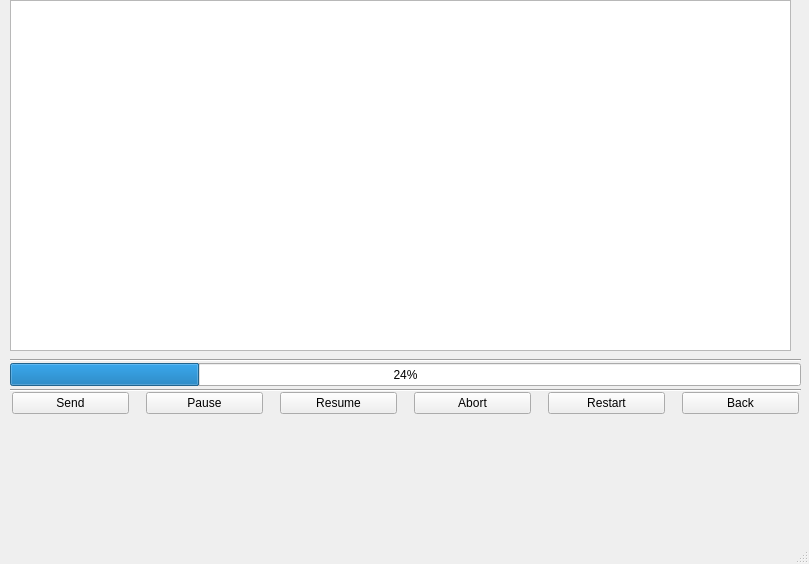
<?xml version="1.0" encoding="UTF-8"?>
<ui version="4.0">
 <class>DNCLoggerMainScreen</class>
 <widget class="QMainWindow" name="DNCLoggerMainScreen">
  <property name="geometry">
   <rect>
    <x>0</x>
    <y>0</y>
    <width>809</width>
    <height>564</height>
   </rect>
  </property>
  <property name="windowTitle">
   <string>Nectar DNC Logger</string>
  </property>
  <property name="windowIcon">
   <iconset>
    <normaloff>n-c-tools-120x120.png</normaloff>n-c-tools-120x120.png</iconset>
  </property>
  <property name="tabShape">
   <enum>QTabWidget::Rounded</enum>
  </property>
  <widget class="QWidget" name="centralwidget">
   <widget class="Line" name="line">
    <property name="geometry">
     <rect>
      <x>10</x>
      <y>350</y>
      <width>791</width>
      <height>20</height>
     </rect>
    </property>
    <property name="orientation">
     <enum>Qt::Horizontal</enum>
    </property>
   </widget>
   <widget class="QProgressBar" name="progress">
    <property name="geometry">
     <rect>
      <x>10</x>
      <y>363</y>
      <width>791</width>
      <height>23</height>
     </rect>
    </property>
    <property name="value">
     <number>24</number>
    </property>
   </widget>
   <widget class="Line" name="line_2">
    <property name="geometry">
     <rect>
      <x>10</x>
      <y>380</y>
      <width>791</width>
      <height>20</height>
     </rect>
    </property>
    <property name="orientation">
     <enum>Qt::Horizontal</enum>
    </property>
   </widget>
   <widget class="QWidget" name="horizontalLayoutWidget">
    <property name="geometry">
     <rect>
      <x>10</x>
      <y>390</y>
      <width>791</width>
      <height>101</height>
     </rect>
    </property>
    <layout class="QHBoxLayout" name="horizontalLayout" stretch="5,5,5,5,5,5">
     <property name="spacing">
      <number>17</number>
     </property>
     <property name="sizeConstraint">
      <enum>QLayout::SetMinAndMaxSize</enum>
     </property>
     <property name="leftMargin">
      <number>2</number>
     </property>
     <property name="topMargin">
      <number>2</number>
     </property>
     <property name="rightMargin">
      <number>2</number>
     </property>
     <property name="bottomMargin">
      <number>2</number>
     </property>
     <item>
      <widget class="QPushButton" name="sendBtn">
       <property name="text">
        <string>Send</string>
       </property>
      </widget>
     </item>
     <item>
      <widget class="QPushButton" name="pauseBtn">
       <property name="text">
        <string>Pause</string>
       </property>
      </widget>
     </item>
     <item>
      <widget class="QPushButton" name="resumeBtn">
       <property name="text">
        <string>Resume</string>
       </property>
      </widget>
     </item>
     <item>
      <widget class="QPushButton" name="abortBtn">
       <property name="text">
        <string>Abort</string>
       </property>
      </widget>
     </item>
     <item>
      <widget class="QPushButton" name="restartBtn">
       <property name="text">
        <string>Restart</string>
       </property>
      </widget>
     </item>
     <item>
      <widget class="QPushButton" name="backBtn">
       <property name="text">
        <string>Back</string>
       </property>
      </widget>
     </item>
    </layout>
   </widget>
   <widget class="QListWidget" name="fileDisplay">
    <property name="geometry">
     <rect>
      <x>10</x>
      <y>0</y>
      <width>781</width>
      <height>351</height>
     </rect>
    </property>
    <property name="focusPolicy">
     <enum>Qt::StrongFocus</enum>
    </property>
    <property name="modelColumn">
     <number>0</number>
    </property>
   </widget>
  </widget>
  <widget class="QMenuBar" name="menubar">
   <property name="geometry">
    <rect>
     <x>0</x>
     <y>0</y>
     <width>809</width>
     <height>21</height>
    </rect>
   </property>
  </widget>
  <widget class="QStatusBar" name="statusbar"/>
 </widget>
 <resources/>
 <connections/>
</ui>
